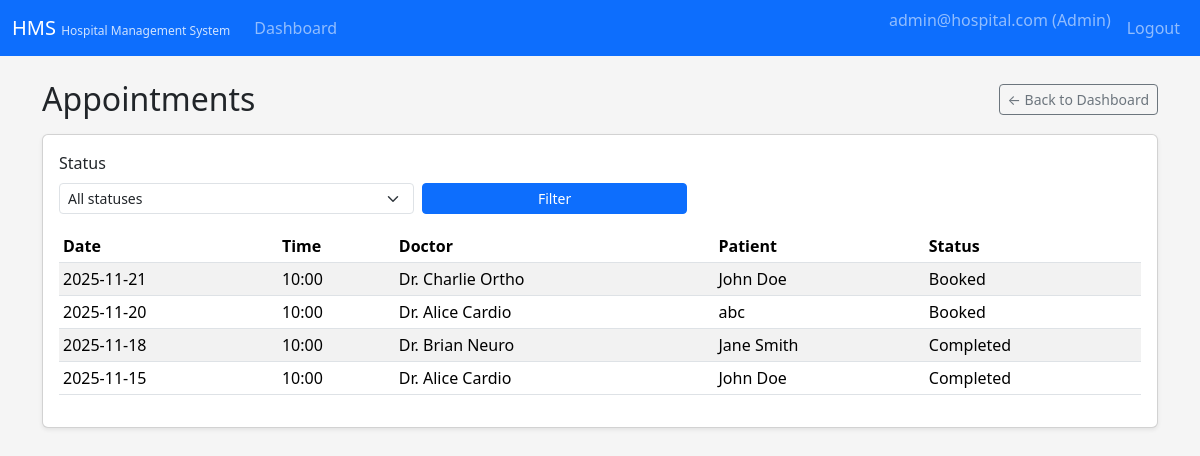
The page /admin/appointments (signed in) on the database as committed earlier.
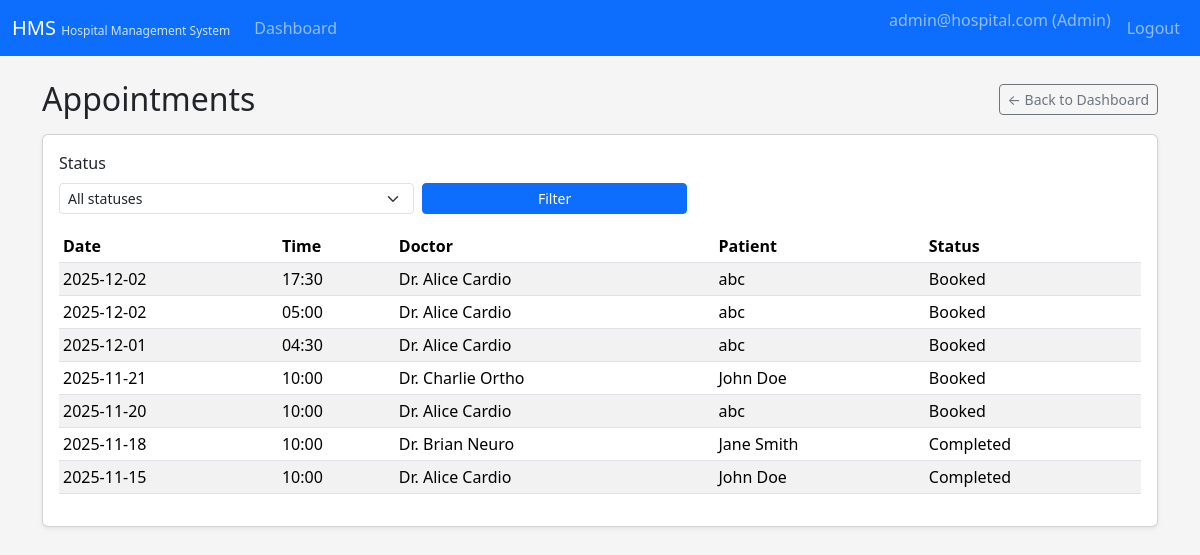
The same page on the database as committed later.
### tables this page shows
CREATE TABLE appointments (
    id INTEGER PRIMARY KEY AUTOINCREMENT,
    patient_id INTEGER NOT NULL,
    doctor_id INTEGER NOT NULL,
    department_id INTEGER,
    date TEXT NOT NULL,         -- 'YYYY-MM-DD'
    time TEXT NOT NULL,         -- 'HH:MM'
    status TEXT NOT NULL DEFAULT 'Booked'
        CHECK (status IN ('Booked', 'Completed', 'Cancelled')),
    created_at TEXT NOT NULL,   -- ISO datetime string
    FOREIGN KEY (patient_id) REFERENCES patient_profiles (id) ON DELETE CASCADE,
    FOREIGN KEY (doctor_id) REFERENCES doctor_profiles (id) ON DELETE CASCADE,
    FOREIGN KEY (department_id) REFERENCES departments (id) ON DELETE SET NULL,
    UNIQUE (doctor_id, date, time)
);

CREATE TABLE doctor_profiles (
    id INTEGER PRIMARY KEY AUTOINCREMENT,
    user_id INTEGER NOT NULL UNIQUE,
    department_id INTEGER,
    name TEXT NOT NULL,
    specialization TEXT,
    phone TEXT,
    bio TEXT,
    FOREIGN KEY (user_id) REFERENCES users (id) ON DELETE CASCADE,
    FOREIGN KEY (department_id) REFERENCES departments (id) ON DELETE SET NULL
);

CREATE TABLE patient_profiles (
    id INTEGER PRIMARY KEY AUTOINCREMENT,
    user_id INTEGER NOT NULL UNIQUE,
    name TEXT NOT NULL,
    age INTEGER,
    gender TEXT,
    phone TEXT,
    address TEXT,
    emergency_contact TEXT,
    FOREIGN KEY (user_id) REFERENCES users (id) ON DELETE CASCADE
);

### admin_routes.py (the view)
    @app.route("/admin/appointments")
    @role_required("admin")
    def admin_appointments():
        status = request.args.get("status", "").strip()
        conn = get_db()
        cur = conn.cursor()
        query = """
            SELECT a.*, d.name AS doctor_name, p.name AS patient_name
            FROM appointments a
            JOIN doctor_profiles d ON a.doctor_id = d.id
            JOIN patient_profiles p ON a.patient_id = p.id
        """
        params = []
        if status:
            query += " WHERE a.status = ?"
            params.append(status)
        query += " ORDER BY a.date DESC, a.time DESC"
        cur.execute(query, params)
        appointments = cur.fetchall()
        conn.close()
        return render_template(
            "admin/appointments_list.html",
            appointments=appointments,
            status=status,
        )

### app.py (called while the page is built)
@login_manager.user_loader
def load_user(user_id):
    conn = get_db()
    cur = conn.cursor()
    cur.execute("SELECT * FROM users WHERE id = ?", (user_id,))
    row = cur.fetchone()
    conn.close()
    if row:
        return User(row)
    return None

### db.py (called while the page is built)
def get_db():
    conn = sqlite3.connect(
        DB_PATH,
        timeout=10.0,          # wait up to 10s for locks instead of failing immediately
        check_same_thread=False,  # allow multi-threaded access (Flask dev server)
    )
    conn.row_factory = sqlite3.Row  # access columns by name: row["email"]
    conn.execute("PRAGMA foreign_keys = ON;")
    conn.execute("PRAGMA journal_mode = WAL;")
    return conn

### templates/admin/appointments_list.html (shortened to what this page needs)
{% extends "base.html" %}
{% block content %}
<div class="d-flex justify-content-between align-items-center mb-3">
  <h2 class="mb-0">Appointments</h2>
  <a href="{{ url_for('admin_dashboard') }}" class="btn btn-outline-secondary btn-sm">
    ← Back to Dashboard
  </a>
</div>
<div class="card shadow-sm">
  <div class="card-body">
    <form class="row g-2 mb-3" method="get">
      <div class="col-md-4">
        <label class="form-label">Status</label>
        <select name="status" class="form-select form-select-sm">
          <option value="">All statuses</option>
        </select>
      </div>
      <div class="col-md-3 align-self-end">
        <button class="btn btn-primary btn-sm w-100" type="submit">
          Filter
        </button>
      </div>
    </form>
    {% if appointments %}
      <div class="table-responsive">
        <table class="table table-striped table-hover table-sm align-middle">
          <thead>
            <tr>
              <th>Date</th>
              <th>Time</th>
              <th>Doctor</th>
              <th>Patient</th>
              <th>Status</th>
            </tr>
          </thead>
          <tbody>
            {% for a in appointments %}
              <tr>
                <td>{{ a.date }}</td>
                <td>{{ a.time }}</td>
                <td>{{ a.doctor_name }}</td>
                <td>{{ a.patient_name }}</td>
                <td>{{ a.status }}</td>
              </tr>
            {% endfor %}
          </tbody>
        </table>
      </div>
    {% else %}
      <p class="mt-2 mb-0 text-muted">No appointments found.</p>
    {% endif %}
  </div>
</div>
{% endblock %}

Rows that differ between the two databases and show on the page:
added appointments: date "2025-12-02", time "17:30", doctor_name "Dr. Alice Cardio", patient_name "abc", status "Booked"
added appointments: date "2025-12-02", time "05:00", doctor_name "Dr. Alice Cardio", patient_name "abc", status "Booked"
added appointments: date "2025-12-01", time "04:30", doctor_name "Dr. Alice Cardio", patient_name "abc", status "Booked"
